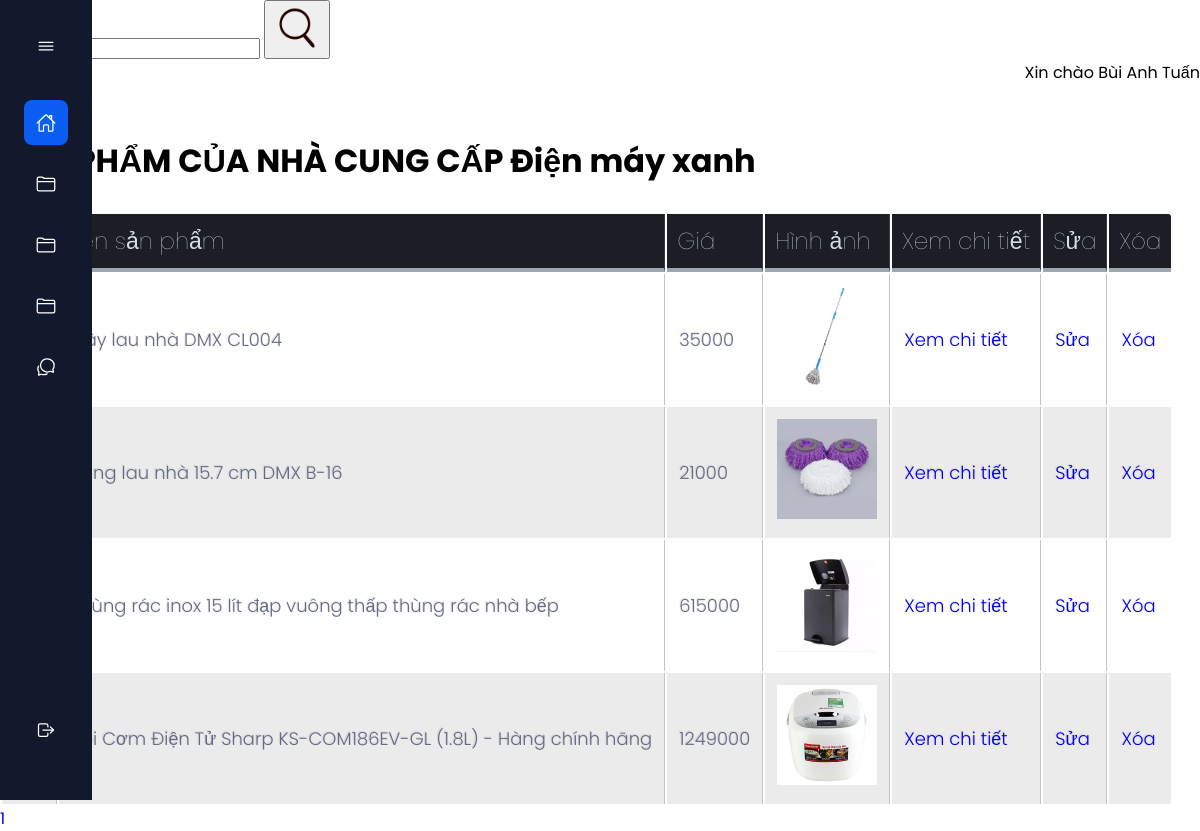
The app's page /admin/manufacturers/view_products_in_manufacturer.php?id=16 (signed in) with its own data.
### tables this page shows
CREATE TABLE `manufacturers` (
  `id` int NOT NULL,
  `name` varchar(200) NOT NULL,
  `address` varchar(200) NOT NULL,
  `phone` varchar(15) NOT NULL,
  `image` varchar(200) NOT NULL
);

CREATE TABLE `products` (
  `id` int NOT NULL,
  `name` varchar(200) NOT NULL,
  `description` mediumtext NOT NULL,
  `price` int NOT NULL,
  `image` varchar(200) NOT NULL,
  `manufacturer_id` int NOT NULL
);

### admin/manufacturers/view_products_in_manufacturer.php (the view, shortened to what this page needs)
<!DOCTYPE html>
<html>
<head>
	<link rel="stylesheet" href="../index3.css">
	<link rel="stylesheet" href="../style_validate1.css">
	<link rel="stylesheet" type="text/css" href="../style_table.css">
</head>
<?php
$id = $_GET['id'];
require '../connect_database.php';
if (isset($_GET['search'])) {
	$content_search = $_GET['search'];
} else {
	$content_search = '';
}
if (isset($_GET['page'])) {
	$index_page = $_GET['page'];
} else {
	$index_page = 1;
}
$sql_command_count_products = "select count(*) from products where name like '%$content_search%' and manufacturer_id = '$id' ";
$query_sql_command_count_products = mysqli_query($connect_database, $sql_command_count_products);
$count_products = mysqli_fetch_array($query_sql_command_count_products)['count(*)'];
$products_per_page = 4;
$count_pages = ceil($count_products / $products_per_page);
$count_skip_products = ($index_page - 1) * $products_per_page;
$sql_command_select = "
	SELECT manufacturers.id, manufacturers.name as 'manufacturer_name', products.*
	FROM manufacturers
	LEFT JOIN products ON products.manufacturer_id = manufacturers.id
	WHERE manufacturers.id = '$id' AND products.name like '%$content_search%'
	limit $products_per_page offset $count_skip_products
";
$query_sql_command_select = mysqli_query($connect_database, $sql_command_select);
$manufacturer_name = mysqli_fetch_array($query_sql_command_select)['manufacturer_name'];
?>
<body>
<?php require '../menu.php'; ?>
<div class="top">
	<div class = "search">
		<form class = "form_search">
			<input type="search" name="search" value = "<?php echo $content_search ?>">
			<button>
				<img src="../style/style_image/icon_search.png" width="50px">
			</button>
		</form>
	</div>
	<div class = "login">
		<span>Xin chào <?php echo $_SESSION['name'] ?></span>
	</div>
</div>
<div class = "bot">
	<div class = "header">
		<h1 class =  "header" >SẢN PHẨM CỦA NHÀ CUNG CẤP <?php echo $manufacturer_name ?></h1>
	</div>
	<br>
	<?php require '../validate.php' ?>
	<table class = "table">
		<tr>
			<th>Mã</th>
			<th>Tên sản phẩm</th>
			<th>Giá</th>
			<th>Hình ảnh</th>
			<th>Xem chi tiết</th>
			<th>Sửa</th>
			<th>Xóa</th>
		</tr>
		<?php foreach ($query_sql_command_select as $array_products): ?>
		<tr>
			<td><?php echo $array_products['id'] ?></td>
			<td><?php echo $array_products['name'] ?></td>
			<td><?php echo $array_products['price'] ?></td>
			<td>
				<img src="../products/<?php echo $array_products['image'] ?>" height = "100px">
			</td>
			<td>
				<a href = "../products/detail_product.php?id=<?php echo $array_products['id'] ?>">Xem chi tiết</a>
			</td>
			<td>
				<a href="../products/form_update_products.php?id=<?php echo $array_products['id'] ?>">Sửa</a>
			</td>
			<td>
				<a href="../products/process_delete_products.php?id=<?php echo $array_products['id'] ?>">Xóa</a>
			</td>
		</tr>
		<?php endforeach ?>
	</table>
	<?php for ($index_page = 1; $index_page <= $count_pages; $index_page++) { ?>
		<a href="?id=<?php echo $id ?>&page=<?php echo $index_page?>&search=<?php echo $content_search ?>">
			<?php echo $index_page ?>
		</a>
	<?php } ?>
</div>
</body>
</html>

### admin/index3.css (style rules this page uses)
body { padding: 0px; margin: 0px; }
.search { display: flex; justify-content: flex-start; }
.login { display: flex; justify-content: flex-end; }
.header { margin-top: 25px; background-color: white; padding: 1px; }

### admin/style_table.css (style rules this page uses)
th { color:#D5DDE5;; background:#1b1e24; border-bottom:4px solid #9ea7af; border-right: 1px solid #343a45; font-size:23px; font-weight: 100; padding:10px; text-align:left; text-shadow: 0 1px 1px rgba(0, 0, 0, 0.1); vertical-align:middle; }
th:first-child { border-top-left-radius:3px; }
th:last-child { border-top-right-radius:3px; border-right:none; }
tr { border-top: 1px solid #C1C3D1; border-bottom-: 1px solid #C1C3D1; color:#666B85; font-size:16px; font-weight:normal; text-shadow: 0 1px 1px rgba(256, 256, 256, 0.1); }
tr:first-child { border-top:none; }
tr:last-child { border-bottom:none; }
tr:nth-child(odd) td { background:#EBEBEB; }
tr:last-child td:first-child { border-bottom-left-radius:3px; }
tr:last-child td:last-child { border-bottom-right-radius:3px; }
td { background:#FFFFFF; padding:12px; text-align:left; vertical-align:middle; font-weight:300; font-size:18px; text-shadow: -1px -1px 1px rgba(0, 0, 0, 0.1); border-right: 1px solid #C1C3D1; }
td:last-child { border-right: 0px; }

### admin/style_menu.css (style rules this page uses)
:root { --nav-width: 92px; --first-color: #0C5DF4; --bg-color: #12192C; --sub-color: #B6CEFC; --white-color: #FFF; --body-font: 'Poppins', sans-serif; --normal-font-size: 1rem; --small-font-size: .875rem; --z-fixed: 100; }
*,::before,::after { box-sizing: border-box; }
body { position: relative; margin: 0; padding: 2rem 0 0 6.75rem; font-family: var(--body-font); font-size: var(--normal-font-size); transition: .5s; }
h1 { margin: 0; }
a { text-decoration: none; }

### admin/index1.css (style rules this page uses)
body { padding: 0px; margin: 0px; }
.search { display: flex; justify-content: flex-start; }
.login { display: flex; justify-content: flex-end; }
.header { margin-top: 25px; background-color: white; padding: 1px; }

### records on screen
manufacturers: name "Điện máy xanh"
products: name "Cây lau nhà DMX CL004", price "35000", image (picture)
products: name "Bông lau nhà 15.7 cm DMX B-16", price "21000", image (picture)
products: name "Thùng rác inox 15 lít đạp vuông thấp thùng rác nhà bếp", price "615000", image (picture)
products: name "Nồi Cơm Điện Tử Sharp KS-COM186EV-GL (1.8L) - Hàng chính hãng", price "1249000", image (picture)

### other values on screen
$_SESSION['name'] "Bùi Anh Tuấn"
